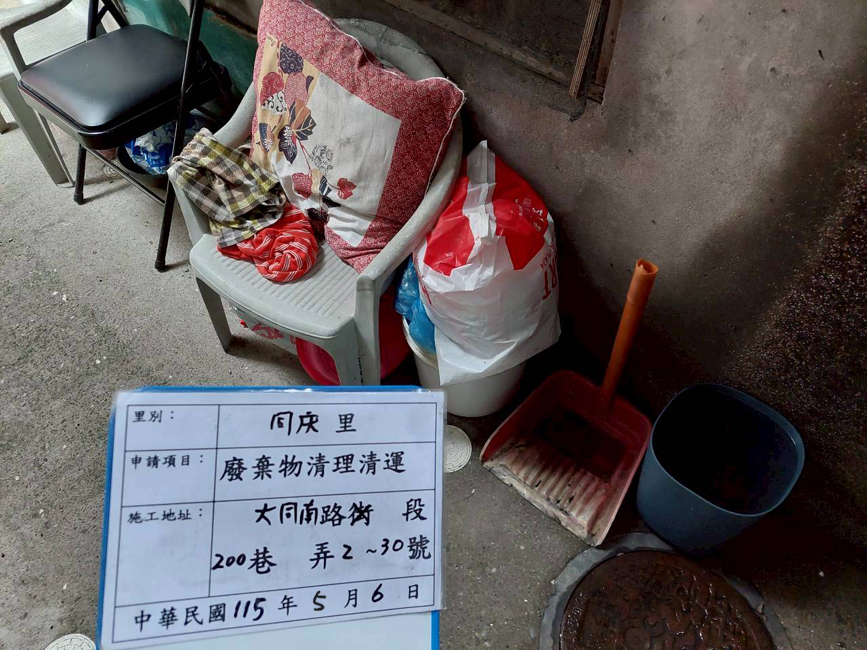
#> input picture 01_測試與範例照片庫/測試SKILLS_ok_026-同慶里-廢棄物清除呈報-115.05.06/LINE_ALBUM_同慶里廢棄物呈報_260311_2.jpg, 867 x 650 px
$ python debug_wb.py
#> lines starting #> are read from the running program, lines starting #| are printed output that depends on the picture
import cv2
import numpy as np
import os

def read_image_utf8(path):
    return cv2.imdecode(np.fromfile(path, dtype=np.uint8), cv2.IMREAD_COLOR)
#> returned value is the input picture: shape (650, 867, 3); mean B, G, R 92.1, 90.6, 97

test_dir = r"測試SKILLS_ok_026-同慶里-廢棄物清除呈報-115.05.06"
img_path = os.path.join(test_dir, "LINE_ALBUM_同慶里廢棄物呈報_260311_2.jpg")
img = read_image_utf8(img_path)

if img is not None:
    print(f"Image dimensions: {img.shape}")
#| Image dimensions: (650, 867, 3)
    # Let's save a crop of the bottom-left region where the whiteboard is
    # The image size is likely 1440x1080 or similar. Let's crop bottom-left: y from 500 to 1080, x from 0 to 600
    h, w = img.shape[:2]
#> h = 650; w = 867
    wb_crop = img[int(h*0.5):h, 0:int(w*0.5)]
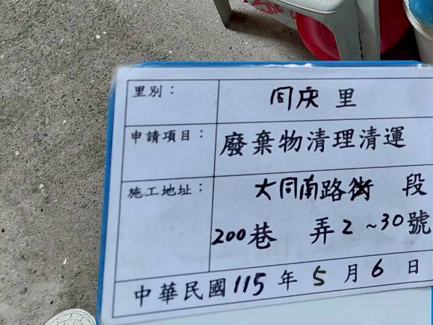
#> wb_crop: shape (325, 433, 3); mean B, G, R 161, 146.6, 136.5
    cv2.imwrite("debug_wb_crop.png", wb_crop)
    print("Saved debug_wb_crop.png")

$ run again, with 01_測試與範例照片庫/測試SKILLS_ok_026-同慶里-廢棄物清除呈報-115.05.06/LINE_ALBUM_同慶里廢棄物呈報_260311_1.jpg copied over 01_測試與範例照片庫/測試SKILLS_ok_026-同慶里-廢棄物清除呈報-115.05.06/LINE_ALBUM_同慶里廢棄物呈報_260311_2.jpg
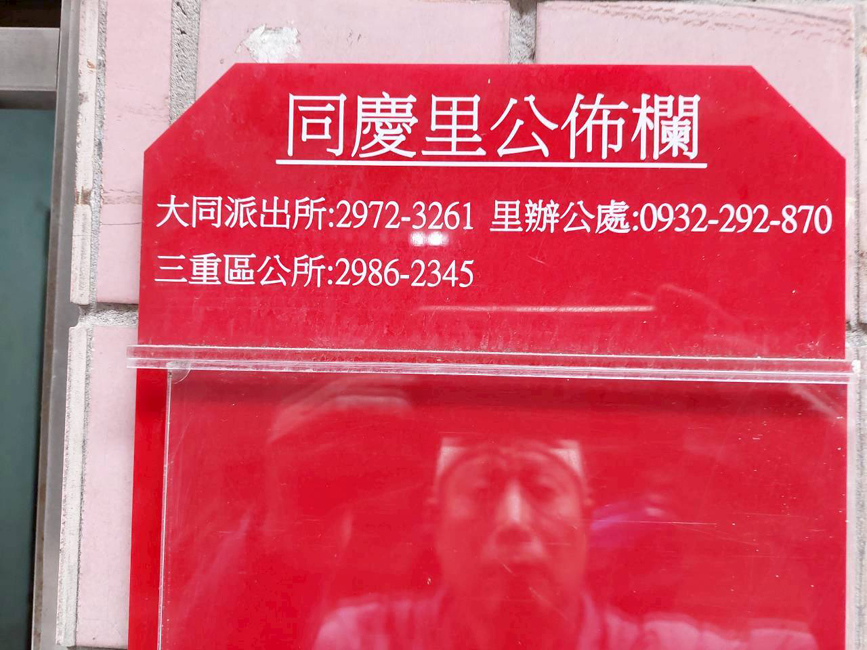
#> input picture 01_測試與範例照片庫/測試SKILLS_ok_026-同慶里-廢棄物清除呈報-115.05.06/LINE_ALBUM_同慶里廢棄物呈報_260311_1.jpg, 867 x 650 px
#> in read_image_utf8, returned value is the input picture: shape (650, 867, 3); mean B, G, R 105.6, 87.6, 208.9
#| Image dimensions: (650, 867, 3)
#> `wb_crop = img[int(h*0.5):h, 0:int(w*0.5)]`:
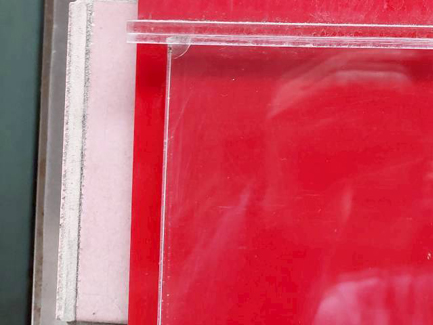
#> wb_crop: shape (325, 433, 3); mean B, G, R 93.8, 77.3, 196.4

$ run again, with 01_測試與範例照片庫/測試SKILLS_ok_026-同慶里-廢棄物清除呈報-115.05.06/LINE_ALBUM_同慶里廢棄物呈報_260311_10.jpg copied over 01_測試與範例照片庫/測試SKILLS_ok_026-同慶里-廢棄物清除呈報-115.05.06/LINE_ALBUM_同慶里廢棄物呈報_260311_2.jpg
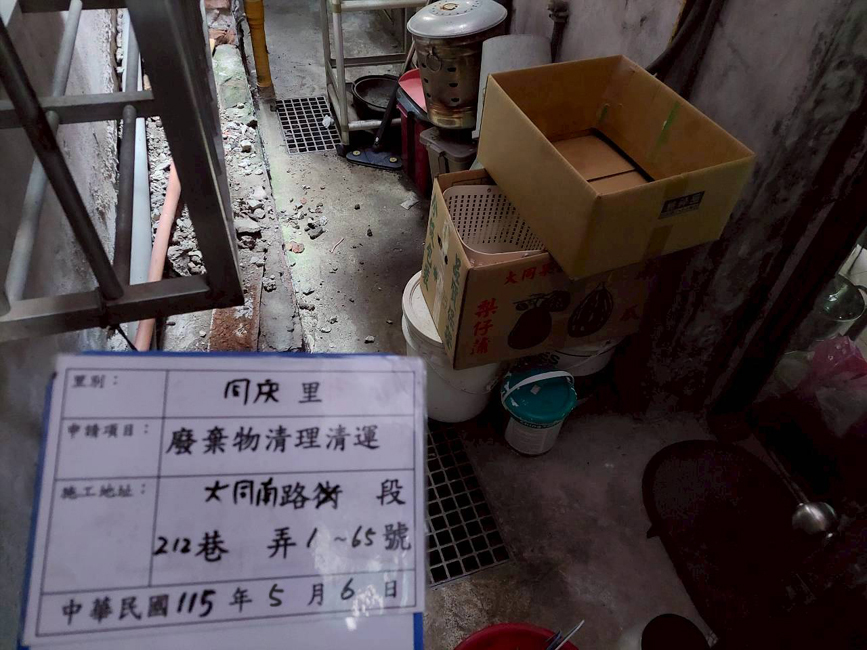
#> input picture 01_測試與範例照片庫/測試SKILLS_ok_026-同慶里-廢棄物清除呈報-115.05.06/LINE_ALBUM_同慶里廢棄物呈報_260311_10.jpg, 867 x 650 px
#> in read_image_utf8, returned value is the input picture: shape (650, 867, 3); mean B, G, R 71.8, 69.1, 78
#| Image dimensions: (650, 867, 3)
#> `wb_crop = img[int(h*0.5):h, 0:int(w*0.5)]`:
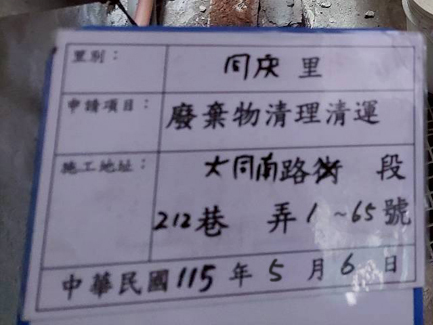
#> wb_crop: shape (325, 433, 3); mean B, G, R 139, 119.8, 123.3

$ run again, with 01_測試與範例照片庫/測試SKILLS_ok_026-同慶里-廢棄物清除呈報-115.05.06/LINE_ALBUM_同慶里廢棄物呈報_260311_11.jpg copied over 01_測試與範例照片庫/測試SKILLS_ok_026-同慶里-廢棄物清除呈報-115.05.06/LINE_ALBUM_同慶里廢棄物呈報_260311_2.jpg
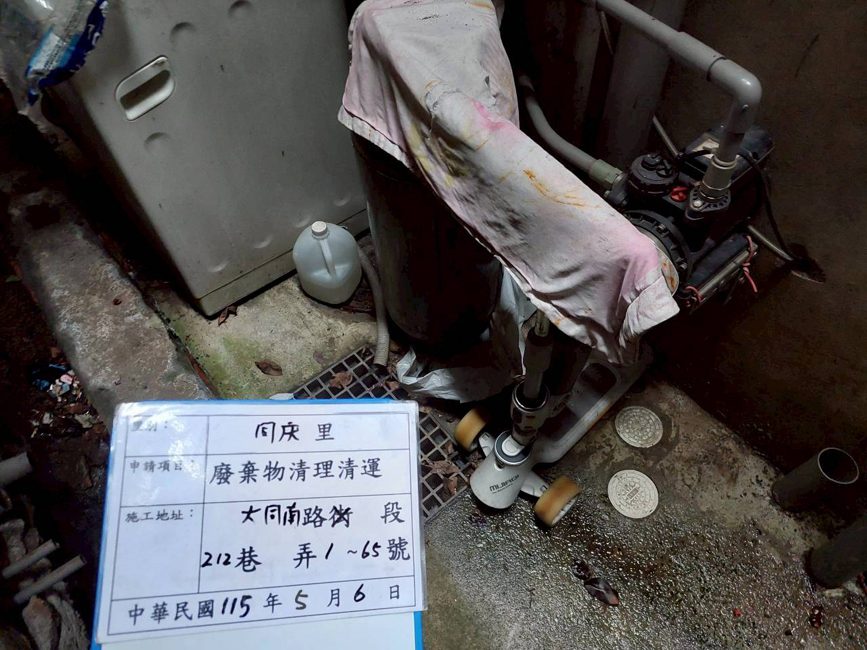
#> input picture 01_測試與範例照片庫/測試SKILLS_ok_026-同慶里-廢棄物清除呈報-115.05.06/LINE_ALBUM_同慶里廢棄物呈報_260311_11.jpg, 867 x 650 px
#> in read_image_utf8, returned value is the input picture: shape (650, 867, 3); mean B, G, R 80.2, 80.1, 82.9
#| Image dimensions: (650, 867, 3)
#> `wb_crop = img[int(h*0.5):h, 0:int(w*0.5)]`:
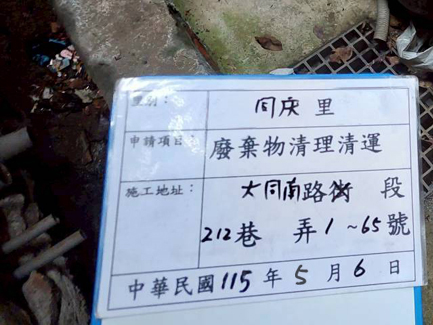
#> wb_crop: shape (325, 433, 3); mean B, G, R 148.2, 135.9, 129.4
